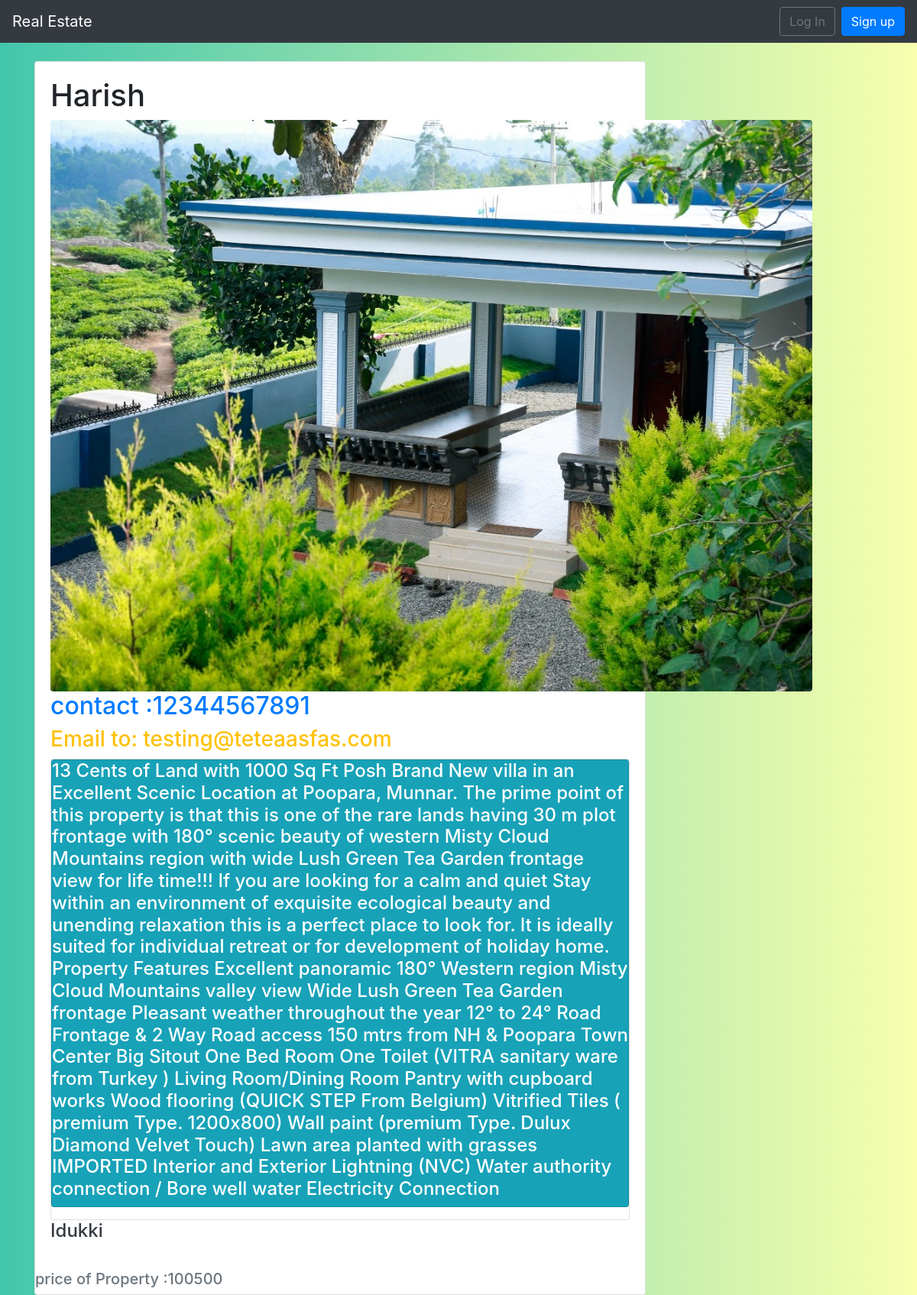
Page /detail/1/ on the committed database.
### realtors/models.py (models this page shows, shortened)
class Realtor(models.Model):
  bedroom_choices = {
  				'1':1,
  				'2':2,
  				'3':3,
  				'4':4,
  				'5':5,
   					}
  price_choices = {
  				'100000':'$100,000',
  				'200000':'$200,000',
  				'300000':'$300,000',
  				'400000':'$400,000',
					}
  District_choices = {
        		'TVM' : 'Thiruvananthapuram',
        		'ALP' :	'Alappuzha',
        		'KTM' :	'Kottayam',
        		'IDK' :	'Idukki',
        		'ERKLM'	:'Ernakulam,'
       				}
  class Meta:
    verbose_name = 'Realtor'
  owner_name = models.CharField(max_length=200)
  photo = models.ImageField(upload_to='photos/%Y/%m/%d/')
  description = models.TextField(blank=True)
  phone = models.CharField(max_length=20)
  email = models.CharField(max_length=50)
  district = models.TextField(blank =True)
  price = models.PositiveIntegerField(default=100000)
  created_date = models.DateTimeField(auto_now_add=True,editable=False,blank=False,null=False)
  owner = models.ForeignKey(get_user_model(),on_delete=models.CASCADE)

### realtors/views.py (the view)
# urls.py: path('detail/<int:pk>/',PropertyDetailView.as_view(),name = 'detail'),
class PropertyDetailView( DetailView):
	model = Realtor
	template_name ='detail.html'

### templates/detail.html (shortened to what this page needs)
{% extends 'base.html' %}
{% load static %}
	{% block body %}
		<div class="card" style="width: 50rem;">
		<div class ="card-body">
	<h1 class ="text-bold"> {{ realtor.owner_name}} </h1>
	<img class= "rounded" src="{{ realtor.photo.url}}" alt=" ">
	<h2 class="text-primary"> contact :{{ realtor.phone }} </h2>
	<h3 class="text-warning">Email to: {{ realtor.email }}</h3>
	<div class="card" style="length: 100rem;">
			<div class="card text-white bg-info mb-3" >
			<h4 class="text-white"> {{ realtor.description }}</h4>
		</div>
	</div>
	<h4 class="text-dark"> {{ realtor.district }}</h4>
</div>
<h5 class="text-muted"> price of Property :{{ realtor.price }}</h5>
{% endblock body %}

### static/css/base.css (style rules this page uses)
body { background: linear-gradient(to right, #43c6ac, #f8ffae); height: 100%; margin: 0; background-repeat: no-repeat; background-attachment: fixed; }

### rows in the picture
Realtor: owner_name "Harish", photo (picture), phone "12344567891", email "testing@teteaasfas.com", description "13 Cents of Land with 1000 Sq Ft Posh Brand New villa in an Excellent Scenic Location at Poopara, Munnar. The prime point of this property is that this is one of the rare lands having 30 m plot frontage with 180° scenic beauty of western Misty Cloud Mountains region with wide Lush Green Tea Garden frontage view for life time!!! If you are looking for a calm and quiet Stay within an environment of exquisite ecological beauty and unending relaxation this is a perfect place to look for. It is ideally suited for individual retreat or for development of holiday home. Property Features Excellent panoramic 180° Western region Misty Cloud Mountains valley view Wide Lush Green Tea Garden frontage…", district "Idukki", price "100500"
